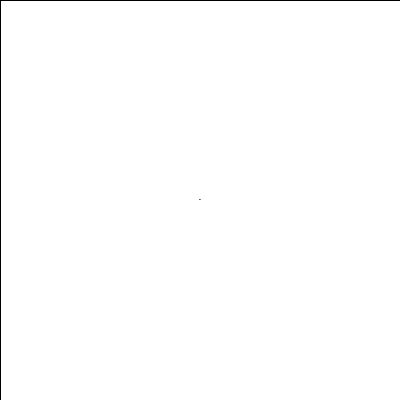
Frame 1 (no input)
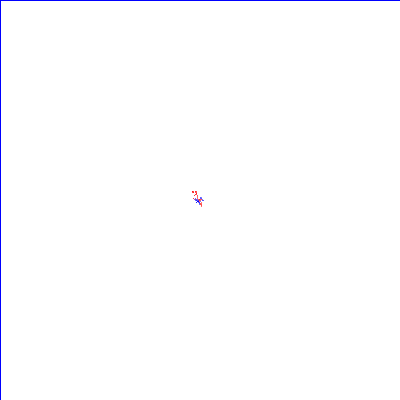
Frame 60 (the mouse pressed at the canvas centre just before this capture)
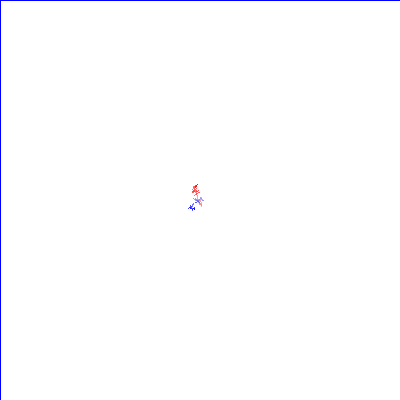
Frame 120 (the mouse held since frame 60 and released just before this capture)

The Processing sketch that drew these frames (run headless with seeded random() and noise(); from frame 60 on, the mouse is pressed at the canvas centre):

// Processing sketch: walkerTorusCustomDistrib
// ── walkerTorusCustomDistrib.pde
/*
Comparison between a walker whose step follow a montecarlo distribution (blue) 
and awalker whose steps follow a "power montecarlo distribution" (red),
i.e., the probability of accepting a value r1 is equal to r1^4 (favours big steps).
On a torus.
*/

import java.util.Random;
Random generator;

class walker {
  float x;
  float y;
  color c;

  walker(color tempC, float tempX, float tempY) { 
    c = tempC;
    x = tempX;
    y = tempY;
  }

  //this function displays the position of the walker as a dot on the screen
  void display() { 
    stroke(c);
    point(x, y);
  }
  
  //movement on a torus!
  float torus(float tempT){
    float t = tempT; 
    if (t >= width) {
      return t % width;
    } else if (t < 0) {
      return -(t % width);
    } else return t;
  }
  
  //this function lets the walker take a step in a random direction
  void step() {
    float stepx = random(-3, 3); //horizontal component
    float stepy = random(-3, 3); //vertical component
    x += stepx;
    y += stepy;
    x = torus(x);
    y = torus(y);
  }
  
  void montecarloStep() {
    float stepsize = 3*montecarlo();
    float stepx = random(-stepsize, stepsize); //horizontal component
    float stepy = random(-stepsize, stepsize); //vertical component
    x += stepx;
    y += stepy;
    x = torus(x);
    y = torus(y);
  }
  
  
  //this function lets the walker take a step in customly distributed direction
  void customStep() {
    float stepsize = 5*customRnd();
    float stepx = random(-stepsize, stepsize); //horizontal component
    float stepy = random(-stepsize, stepsize); //vertical component
    x += stepx;
    y += stepy;
    x = torus(x);
    y = torus(y);
  }
  
 float montecarlo(){
    while (true){
      float r1 = random(1);          //generate a random number
      float prob = r1;               //probability to accept r1
      float r2 = random(1);          //does r1 qualify?
      if (r2 < prob) {
        return r2;
      }
    }
 }
 
 float customRnd(){
    while (true){
      float r1 = random(1);          //generate a random number
      float prob = pow(r1,4);        //probability to accept r1
      float r2 = random(1);          //does r1 qualify?
      if (r2 < prob) {
        return r2;
      }
    }
 }
}

//MAIN

walker w; //declare new object
walker v;

void setup() {
  size(400, 400);
  w = new walker(color(255, 0, 0), width/2, height/2);//random(0, width), random(0, height));
  v = new walker(color(0, 0, 255), width/2, height/2);//random(0, width), random(0, height));
  generator = new Random();
  background(255);
}  

void draw() {
  fill(255, 2); //second (or fourth) argument indicates the opacity. 255=100%
  rect(0, 0, width, height);
  w.customStep();
  w.display();
  v.montecarloStep();
  v.display();
}
